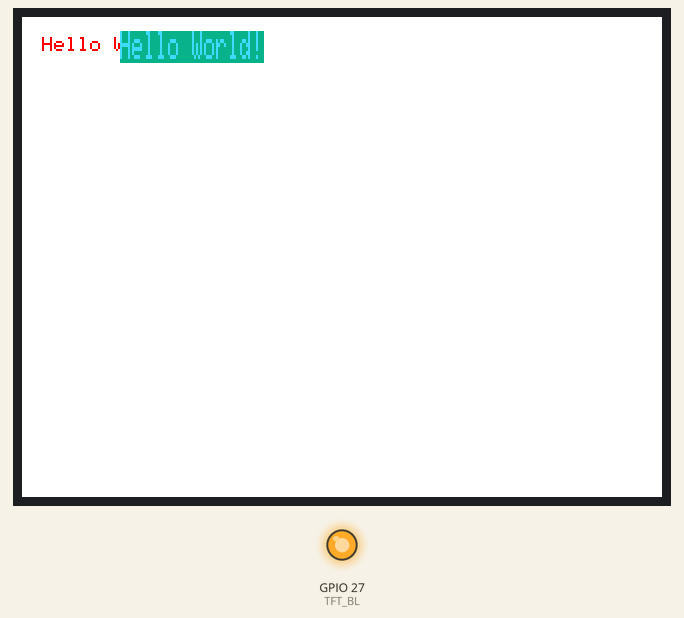
Recording of a sketch running on a simulated ESP32. Shown: 320×240 colour display, output pins drawn as LEDs (lit = HIGH). Random numbers use the default seed unless the sketch sets one.

Above: at 5.3 s.
At 9.3 s:
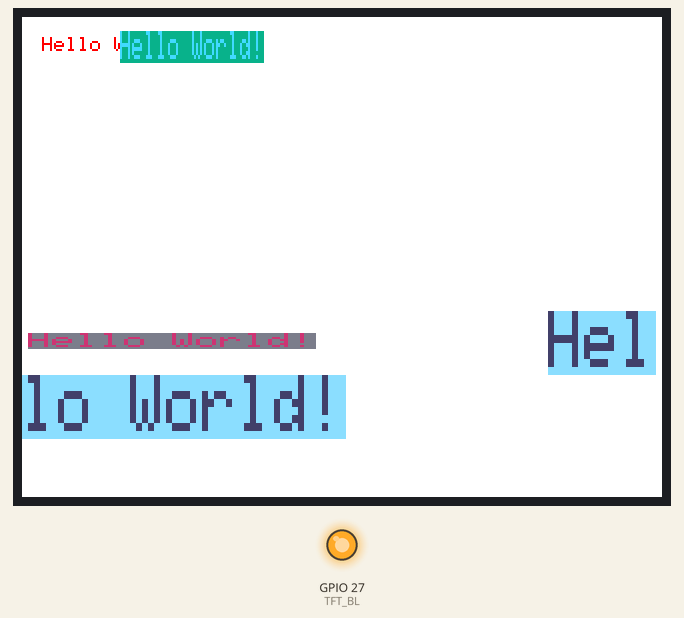
At 13.3 s:
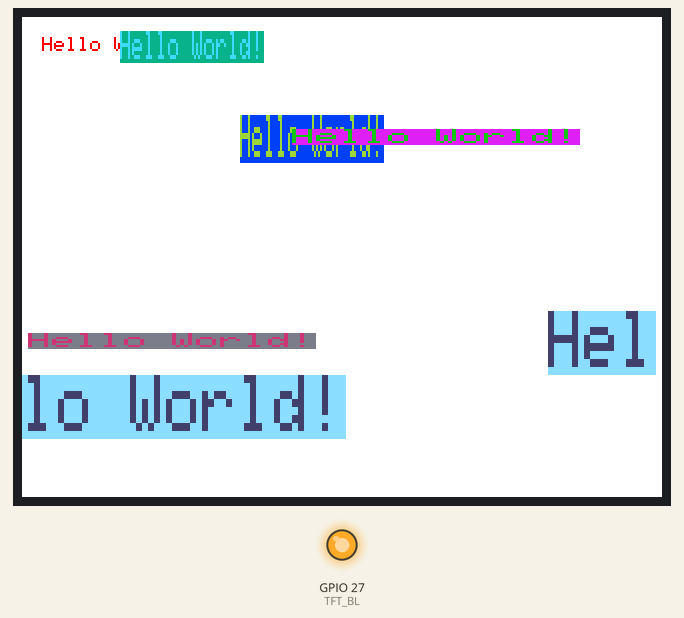
At 21.3 s:
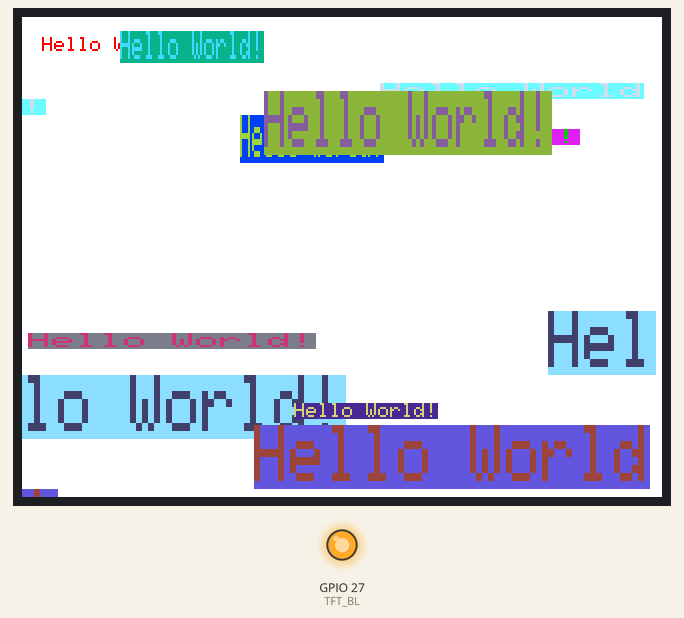
At 29.3 s:
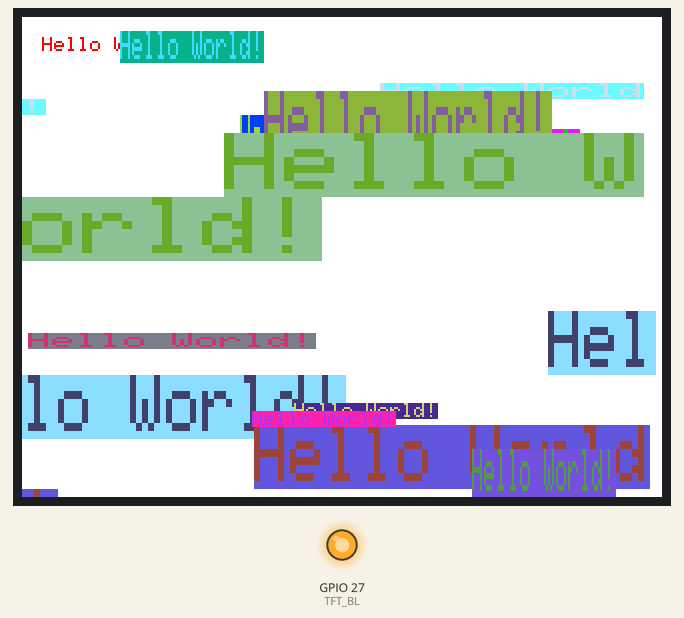
At 37.4 s:
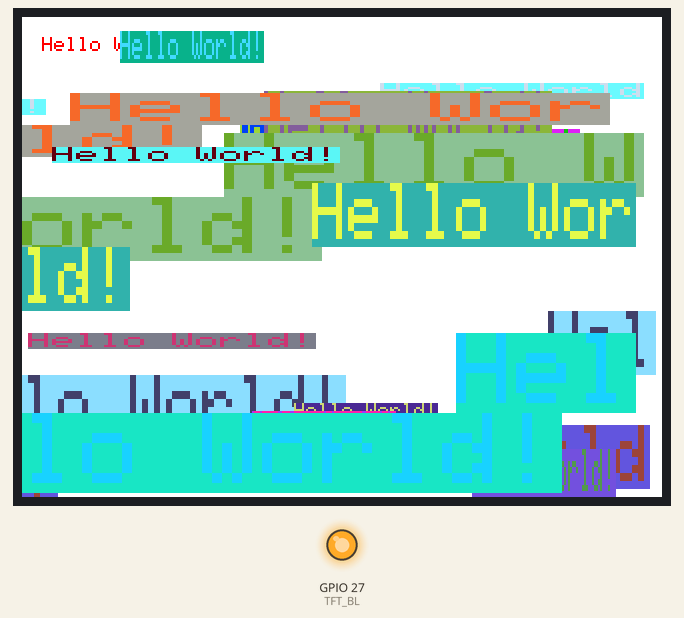

The sketch:

HelloWorld.ino
```cpp
/*******************************************************************************
 ******************************************************************************/
#include <Arduino_GFX_Library.h>

#define GFX_BL DF_GFX_BL // default backlight pin, you may replace DF_GFX_BL to actual backlight pin
#define TFT_BL 27
/* More dev device declaration: https://github.com/moononournation/Arduino_GFX/wiki/Dev-Device-Declaration */
#if defined(DISPLAY_DEV_KIT)
Arduino_GFX *gfx = create_default_Arduino_GFX();
#else /* !defined(DISPLAY_DEV_KIT) */

/* More data bus class: https://github.com/moononournation/Arduino_GFX/wiki/Data-Bus-Class */
//Arduino_DataBus *bus = create_default_Arduino_DataBus();

/* More display class: https://github.com/moononournation/Arduino_GFX/wiki/Display-Class */
//Arduino_GFX *gfx = new Arduino_ILI9341(bus, DF_GFX_RST, 0 /* rotation */, false /* IPS */);

Arduino_DataBus *bus = new Arduino_ESP32SPI(2 /* DC */, 15 /* CS */, 14 /* SCK */, 13 /* MOSI */, GFX_NOT_DEFINED /* MISO */);
Arduino_GFX *gfx = new Arduino_ST7789(bus, -1 /* RST */, 1 /* rotation */, true /* IPS */);

#endif /* !defined(DISPLAY_DEV_KIT) */
/*******************************************************************************
 * End of Arduino_GFX setting
 ******************************************************************************/

void setup(void)
{
    gfx->begin();
    gfx->fillScreen(WHITE);

#ifdef TFT_BL
    pinMode(TFT_BL, OUTPUT);
    digitalWrite(TFT_BL, HIGH);

    ledcSetup(0, 2000, 8);
    ledcAttachPin(TFT_BL, 0);
    ledcWrite(0, 255); /* Screen brightness can be modified by adjusting this parameter. (0-255) */
#endif

    gfx->setCursor(10, 10);
    gfx->setTextColor(RED);
    gfx->println("Hello World!");

    delay(5000); // 5 seconds
}

void loop()
{
    gfx->setCursor(random(gfx->width()), random(gfx->height()));
    gfx->setTextColor(random(0xffff), random(0xffff));
    gfx->setTextSize(random(6) /* x scale */, random(6) /* y scale */, random(2) /* pixel_margin */);
    gfx->println("Hello World!");

    delay(2000); // 1 second
}
```

Measured:
- what the display in image 0 shows lasts 2.0 s, from 5.2 s to 7.2 s
